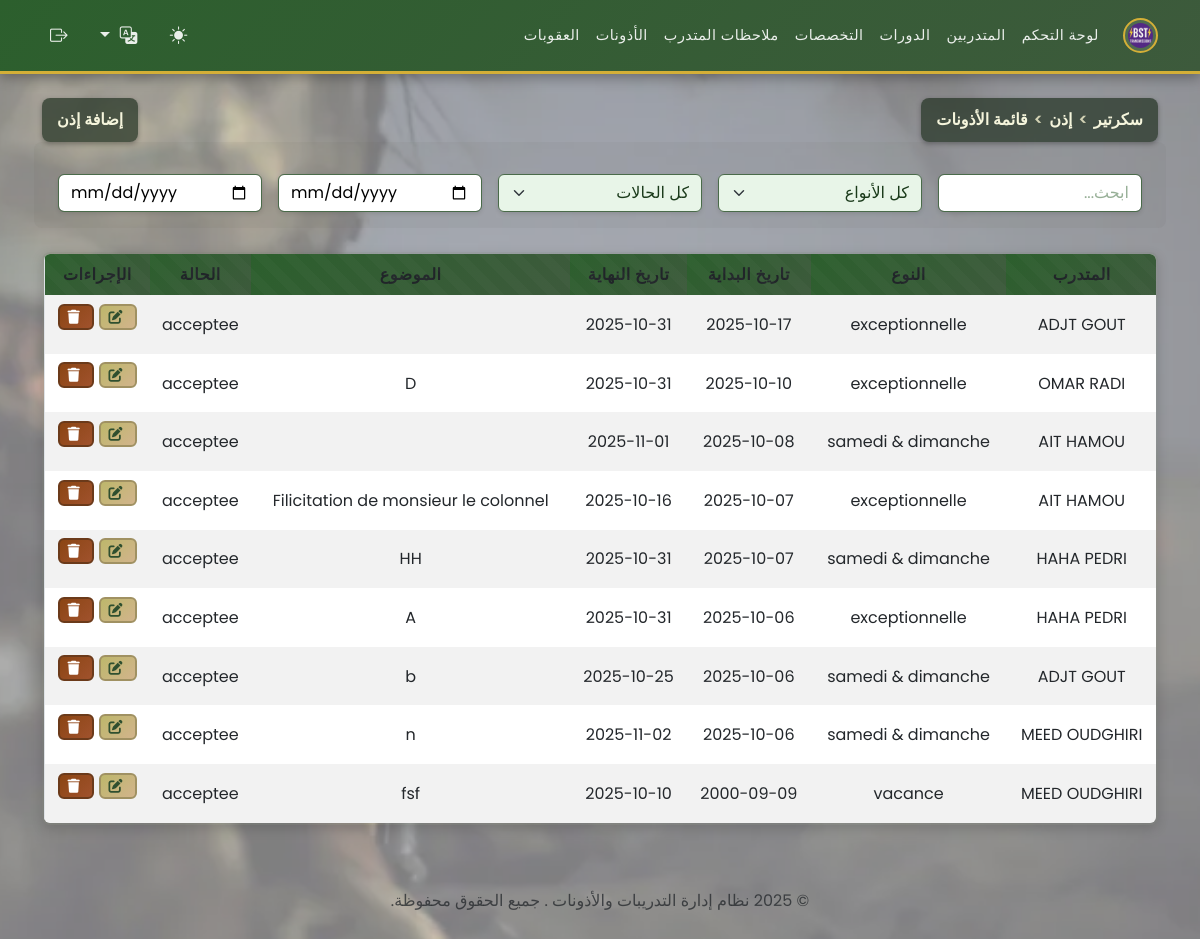
/secretaire/manage_permissions.php (signed in), run on the app's committed database.
### tables this page shows
CREATE TABLE `permissions` (
  `id` int(11) NOT NULL,
  `id_stagiaire` int(11) NOT NULL,
  `type` enum('samedi & dimanche','exceptionnelle','vacance') NOT NULL,
  `date_debut` date DEFAULT NULL,
  `date_fin` date DEFAULT NULL,
  `motif` text DEFAULT NULL,
  `statut` enum('acceptee','refusee','en_attente') DEFAULT 'en_attente'
);

CREATE TABLE `stagiaires` (
  `id` int(11) NOT NULL,
  `matricule` varchar(50) NOT NULL,
  `nom` varchar(100) NOT NULL,
  `prenom` varchar(100) NOT NULL,
  `date_naissance` date DEFAULT NULL,
  `adresse` text DEFAULT NULL,
  `telephone` varchar(20) DEFAULT NULL,
  `email` varchar(100) DEFAULT NULL,
  `groupe_sanguin` enum('A+','A-','B+','B-','AB+','AB-','O+','O-') DEFAULT NULL,
  `photo` varchar(255) DEFAULT NULL,
  `grade` enum('Lieutenant','Sous-Lieutenant','Adjudant Chef','Adjudant','Sergent Chef','Sergent','Caporal Chef','Caporal','2 eme Classe','1er Classe') DEFAULT NULL,
  `date_inscription` date DEFAULT curdate(),
  `id_stage` int(11) NOT NULL,
  `id_specialite` int(11) NOT NULL
);

### functions.php (called while the page is built, shortened)
<?php
if (isset($_GET['lang'])) {
    $lang = $_GET['lang'];
    $_SESSION['lang'] = $lang;
} elseif (isset($_SESSION['lang'])) {
    $lang = $_SESSION['lang'];
} else {
    $lang = 'fr';
    $_SESSION['lang'] = $lang;
}
$lang_file = __DIR__ . '/lang/' . $lang . '.php';
if (file_exists($lang_file)) {
    $translations = include $lang_file;
} else {
    $translations = include __DIR__ . '/lang/fr.php';
}
?>

### secretaire/manage_permissions.php (the view, shortened to what this page needs)
<?php
require '../functions.php';
$permissions = $pdo->query("
    SELECT p.*, s.nom, s.prenom
    FROM permissions p
    JOIN stagiaires s ON p.id_stagiaire = s.id
    ORDER BY p.date_debut DESC
")->fetchAll();
?>
<?php include '../templates/header.php'; ?>
<div class="d-flex justify-content-between align-items-center mb-3">
<div class="breadcrumb-header"><?php echo htmlspecialchars($translations['breadcrumb_secretaire']); ?> <span>></span> <?php echo htmlspecialchars($translations['breadcrumb_permission']); ?> <span>></span> <?php echo htmlspecialchars($translations['breadcrumb_liste_permissions']); ?></div>
<button class="breadcrumb-header" data-bs-toggle="modal" data-bs-target="#addPermissionModal"><?php echo htmlspecialchars($translations['add_permission']); ?></button>
</div>
<div class="mb-3 row g-3 align-items-center">
    <div class="col">
        <input type="text" id="searchInput" class="form-control" placeholder="<?php echo htmlspecialchars($translations['search']); ?>">
    </div>
    <div class="col">
        <select id="filterType" class="form-select">
            <option value=""><?php echo htmlspecialchars($translations['all_types']); ?></option>
        </select>
    </div>
    <div class="col">
        <select id="filterStatut" class="form-select">
            <option value=""><?php echo htmlspecialchars($translations['all_statuses']); ?></option>
        </select>
    </div>
    <div class="col">
        <input type="date" id="dateFrom" class="form-control" placeholder="<?php echo htmlspecialchars($translations['from_start_date']); ?>">
    </div>
    <div class="col">
        <input type="date" id="dateTo" class="form-control" placeholder="<?php echo htmlspecialchars($translations['to_start_date']); ?>">
    </div>
</div>
<table class="table table-striped table-responsive" style="border-radius: 0.5rem; overflow: hidden;">
    <thead>
        <tr>
            <th><?php echo htmlspecialchars($translations['trainee']); ?></th>
            <th><?php echo htmlspecialchars($translations['type']); ?></th>
            <th><?php echo htmlspecialchars($translations['start_date']); ?></th>
            <th><?php echo htmlspecialchars($translations['end_date']); ?></th>
            <th><?php echo htmlspecialchars($translations['subject']); ?></th>
            <th><?php echo htmlspecialchars($translations['status']); ?></th>
            <th><?php echo htmlspecialchars($translations['actions']); ?></th>
        </tr>
    </thead>
    <tbody id="permissionsTableBody">
        <?php foreach ($permissions as $perm): ?>
        <tr data-stagiaire="<?php echo htmlspecialchars($perm['nom'] . ' ' . $perm['prenom']); ?>" data-type="<?php echo htmlspecialchars($perm['type']); ?>" data-statut="<?php echo htmlspecialchars($perm['statut']); ?>" data-date="<?php echo $perm['date_debut']; ?>">
            <td><?php echo htmlspecialchars($perm['nom'] . ' ' . $perm['prenom']); ?></td>
            <td><?php echo htmlspecialchars($perm['type']); ?></td>
            <td><?php echo $perm['date_debut']; ?></td>
            <td><?php echo $perm['date_fin']; ?></td>
            <td><?php echo htmlspecialchars($perm['motif']); ?></td>
            <td><?php echo htmlspecialchars($perm['statut']); ?></td>
            <td>
                <button class="btn btn-sm btn-warning" data-bs-toggle="modal" data-bs-target="#editPermissionModal<?php echo $perm['id']; ?>"><i class="fas fa-edit"></i></button>
                <form method="post" action="../actions/delete_permission.php" style="display:inline-block;" onsubmit="return confirm('<?php echo htmlspecialchars($translations['confirm_delete_permission']); ?>');">
                    <button type="submit" class="btn btn-sm btn-danger"><i class="fas fa-trash"></i></button>
                </form>
            </td>
        </tr>
        <?php endforeach; ?>
    </tbody>
</table>
<?php include '../templates/footer.php'; ?>

### templates/header.php (style rules this page uses)
:root { --body-bg: #ffffff; --body-color: #000000; --military-primary: #2C5F2D; --military-secondary: #3D5A3C; --military-accent: #8B7355; --military-gold: #D4AF37; --military-dark: #1A3A1A; }
body { background-color: var(--body-bg) !important; color: var(--body-color) !important; font-family: 'Poppins', sans-serif; transition: background-color 0.3s ease; }
body::before { content: ''; position: fixed; top: 0; left: 0; width: 100%; height: 100%; background: url('/pbst_app/images/bg1.webp') no-repeat center center fixed; background-size: cover; opacity: 0.5; z-index: -1; }
input.form-control, textarea.form-control { background-color: var(--body-bg) !important; color: var(--body-color) !important; border-color: #ced4da; transition: all 0.3s ease; }
input.form-control::placeholder, textarea.form-control::placeholder { color: var(--body-color); opacity: 0.7; }
table { background: linear-gradient(135deg, rgba(76, 91, 65, 0.15) 0%, rgba(58, 73, 47, 0.10) 100%); border-radius: 12px; overflow: hidden; width: 100%; border: 2px solid var(--military-secondary); box-shadow: 0 4px 12px rgba(0, 0, 0, 0.15); position: relative; }
table::before { content: ''; position: absolute; top: 0; left: 0; right: 0; bottom: 0; background: repeating-linear-gradient( 45deg, transparent, transparent 10px, rgba(255, 255, 255, 0.02) 10px, rgba(255, 255, 255, 0.02) 20px ); pointer-events: none; border-radius: 12px; }
table th { background: linear-gradient(135deg, var(--military-primary) 0%, var(--military-secondary) 100%); color: #fff; text-align: center; vertical-align: middle; font-weight: 600; text-transform: uppercase; letter-spacing: 0.5px; border-bottom: 2px solid var(--military-gold); }
table td, table th { text-align: center; vertical-align: middle; padding: 0.75rem; border: none; }
table tbody tr { transition: all 0.3s ease; }
.btn { border-radius: 6px; font-weight: 600; text-transform: uppercase; letter-spacing: 0.5px; transition: all 0.3s ease; border: 2px solid transparent; position: relative; overflow: hidden; }
.btn::before { content: ''; position: absolute; top: 0; left: -100%; width: 100%; height: 100%; background: linear-gradient(90deg, transparent, rgba(255, 255, 255, 0.2), transparent); transition: left 0.5s; }
.btn-warning { background: linear-gradient(135deg, #BDB76B 0%, #D2B48C 100%); color: #2F4F2F; border-color: #A09162; }
.btn-danger { background: linear-gradient(135deg, #8B4513 0%, #A0522D 100%); color: #fff; border-color: #6B3A1A; }
.btn i { font-weight: 900; margin-right: 0.25rem; }
.form-control, .form-select { background-color: #E8F5E8 !important; color: #1A3A1A !important; border: 1px solid #4A6B4A !important; border-radius: 0.375rem !important; box-shadow: 0 2px 4px rgba(0, 0, 0, 0.1) !important; font-family: 'Poppins', sans-serif !important; padding: 0.375rem 0.75rem !important; transition: all 0.3s ease !important; }
.form-control::placeholder { color: #6B8E6B !important; }
.mb-3.row.g-3.align-items-center { background: rgba(76, 91, 65, 0.05) !important; padding: 1rem !important; border-radius: 0.5rem !important; margin-bottom: 1.5rem !important; }
.breadcrumb-header { background: rgba(34, 49, 34, 0.7); color: #f5f5dc; font-weight: 600; font-family: 'Poppins', sans-serif; padding: 10px 15px; border-radius: 8px; display: flex; align-items: center; box-shadow: 0 2px 5px rgba(0, 0, 0, 0.3); cursor: pointer; border: none; outline: none; }
.breadcrumb-header span { margin: 0 6px; color: #d2d2b4; }

### data on the page
permissions: id_stagiaire.prenom "ADJT GOUT", type "exceptionnelle", date_debut "2025-10-17", date_fin "2025-10-31", statut "acceptee"
permissions: id_stagiaire.prenom "OMAR RADI", type "exceptionnelle", date_debut "2025-10-10", date_fin "2025-10-31", motif "D", statut "acceptee"
permissions: id_stagiaire.prenom "AIT HAMOU", type "samedi & dimanche", date_debut "2025-10-08", date_fin "2025-11-01", statut "acceptee"
permissions: id_stagiaire.prenom "AIT HAMOU", type "exceptionnelle", date_debut "2025-10-07", date_fin "2025-10-16", motif "Filicitation de monsieur le colonnel", statut "acceptee"
permissions: id_stagiaire.prenom "HAHA PEDRI", type "samedi & dimanche", date_debut "2025-10-07", date_fin "2025-10-31", motif "HH", statut "acceptee"
permissions: id_stagiaire.prenom "HAHA PEDRI", type "exceptionnelle", date_debut "2025-10-06", date_fin "2025-10-31", motif "A", statut "acceptee"
permissions: id_stagiaire.prenom "ADJT GOUT", type "samedi & dimanche", date_debut "2025-10-06", date_fin "2025-10-25", motif "b", statut "acceptee"
permissions: id_stagiaire.prenom "MEED OUDGHIRI", type "samedi & dimanche", date_debut "2025-10-06", date_fin "2025-11-02", motif "n", statut "acceptee"
permissions: id_stagiaire.prenom "MEED OUDGHIRI", type "vacance", date_debut "2000-09-09", date_fin "2025-10-10", motif "fsf", statut "acceptee"

### other printed values
$translations['dashboard'] "لوحة التحكم"
$translations['trainees'] "المتدربين"
$translations['stages'] "الدورات"
$translations['specialities'] "التخصصات"
$translations['notes'] "ملاحظات المتدرب"
$translations['permissions'] "الأذونات"
$translations['sanctions'] "العقوبات"
$translations['breadcrumb_secretaire'] "سكرتير"
$translations['breadcrumb_permission'] "إذن"
$translations['breadcrumb_liste_permissions'] "قائمة الأذونات"
$translations['add_permission'] "إضافة إذن"
$translations['trainee'] "المتدرب"
$translations['type'] "النوع"
$translations['start_date'] "تاريخ البداية"
$translations['end_date'] "تاريخ النهاية"
